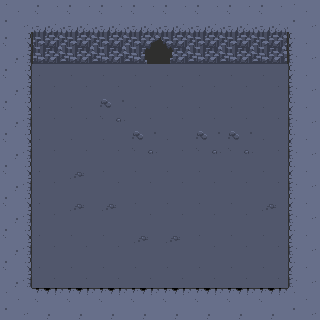

A level layout from a 2D game, rendered from its tile map. Below: a short description, then the map file with its tile-grid data intact:
An orthogonal 10x10 tile map with 32x32 px tiles, 1 tile layer (Tile Layer 1).

<map version="1.10" tiledversion="1.11.2" orientation="orthogonal" renderorder="right-down" width="10" height="10" tilewidth="32" tileheight="32" infinite="0" nextlayerid="2" nextobjectid="1">
 <tileset firstgid="1" source="cave.tsx" />
 <layer id="1" name="Tile Layer 1" width="10" height="10">
  <data encoding="csv">
16,30,30,30,30,30,30,30,30,16,
17,43,44,44,57,58,44,44,45,15,
17,71,71,71,71,71,71,71,71,15,
17,71,71,72,71,71,71,71,71,15,
17,71,71,71,72,71,72,72,71,15,
17,71,87,71,71,71,71,71,71,15,
17,71,87,87,71,71,71,71,87,15,
17,71,71,71,87,87,71,71,71,15,
17,71,71,71,71,71,71,71,71,15,
16,2,2,2,2,2,2,2,2,16
</data>
 </layer>
</map>